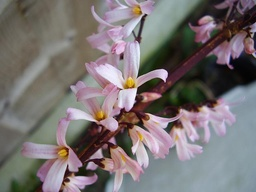
#> input picture python-code/opengl-learning/resources/images/f2.jpg, 256 x 192 px, shrunk from 640 x 480 before the run, found by its file name
$ jupyter execute '图像处理特征不变算子-SUSAN算子.ipynb'   (shell and % lines are left out)
#> lines starting #> are read from the running program, lines starting #| are printed output that depends on the picture; after the words box and inside, x2 and y2 are one past the last pixel; in counts of white or black regions, pixels touching at a corner belong together
# 图像处理特征不变算子-SUSAN算子

[cell 1]
#coding:utf-8
import numpy as np
import cv2
import matplotlib.pyplot as plt

[cell 2]
src = cv2.cvtColor(cv2.imread('../datas/f2.jpg'),cv2.COLOR_BGR2RGB)
gray = cv2.imread('../datas/f2.jpg',0)
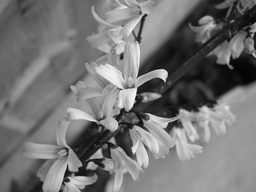
#> gray: shape (192, 256); min 3, max 254, mean 116.2

[cell 3]
rows,cols = gray.shape
#> rows = 192; cols = 256

[cell 4]
offsetx = np.array([
    -1, 0, 1,
    -2,-1, 0, 1, 2,
    -3,-2,-1, 0, 1, 2, 3,
    -3,-2,-1, 0, 1, 2, 3,
    -3,-2,-1, 0, 1, 2, 3,
    -2,-1, 0, 1, 2,
    -1, 0, 1
])
offsety = np.array([
        -3,-3,-3,
        -2,-2,-2,-2,-2,
        -1,-1,-1,-1,-1,-1,-1,
        0, 0, 0, 0, 0, 0, 0,
        1, 1, 1, 1, 1, 1, 1,
        2, 2, 2, 2, 2,
        3, 3, 3
])

[cell 5]
mmax,mmin = 0,0
dst = np.zeros_like(gray)
for i in range(3,rows - 3):
    for j in range(3,cols - 3):
        sumval = 0.
        same = 0.
        for k in range(37):
            sumval += gray[i + offsety[k],j + offsetx[k]]
            thresh = sumval / 37
            data_abs = gray[i + offsety[k],j + offsetx[k]] - gray[i,j]
            if np.abs(data_abs) <= thresh:
                same += 1
        if same < 18:
            dst[i,j] = 255
        else:
            dst[i,j] = 0
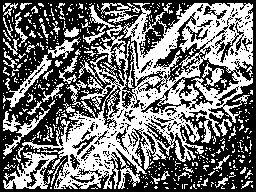
#> dst: shape (192, 256); 44.1% white; 544 white regions (483 under 20 px), largest, box (x1, y1, x2, y2) and area: (22, 3, 253, 189) 14954, (3, 152, 57, 189) 856, (3, 55, 52, 108) 445

$ run again, with python-code/opengl-learning/resources/images/f1.jpg copied over python-code/opengl-learning/resources/images/f2.jpg
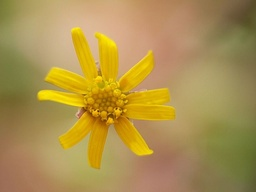
#> input picture python-code/opengl-learning/resources/images/f1.jpg, 256 x 192 px, shrunk from 640 x 480 before the run, found by its file name
#> `gray = cv2.imread('../datas/f2.jpg',0)`:
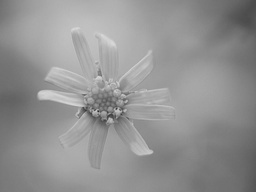
#> gray: shape (192, 256); min 41, max 216, mean 146.4
#> after the loop `for i in range(3,rows - 3):`:
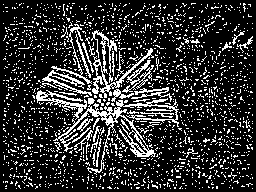
#> dst: shape (192, 256); 19.6% white in thin lines or dots

$ run again, with python-code/opengl-learning/resources/images/f3.jpg copied over python-code/opengl-learning/resources/images/f2.jpg
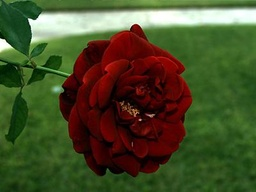
#> input picture python-code/opengl-learning/resources/images/f3.jpg, 256 x 192 px, shrunk from 400 x 300 before the run, found by its file name
#> `gray = cv2.imread('../datas/f2.jpg',0)`:
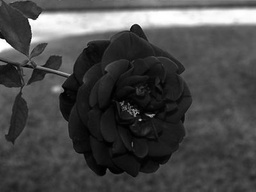
#> gray: shape (192, 256); min 0, max 255, mean 72.5
#> after the loop `for i in range(3,rows - 3):`:
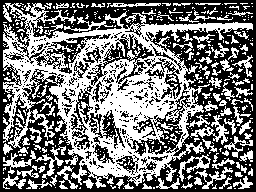
#> dst: shape (192, 256); 46.6% white; 424 white regions (326 under 20 px), largest, box (x1, y1, x2, y2) and area: (3, 3, 253, 188) 15741, (190, 115, 229, 145) 322, (35, 146, 66, 179) 255

$ run again, with python-code/opengl-learning/resources/images/f4.jpg copied over python-code/opengl-learning/resources/images/f2.jpg
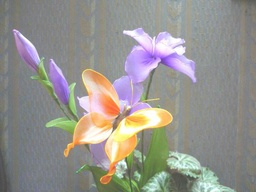
#> input picture python-code/opengl-learning/resources/images/f4.jpg, 256 x 192 px, shrunk from 640 x 480 before the run, found by its file name
#> `gray = cv2.imread('../datas/f2.jpg',0)`:
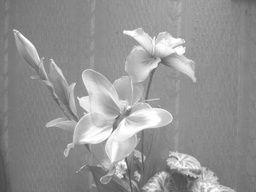
#> gray: shape (192, 256); min 74, max 255, mean 147.9
#> after the loop `for i in range(3,rows - 3):`:
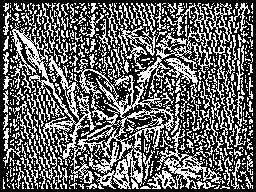
#> dst: shape (192, 256); 39.1% white in thin lines or dots
